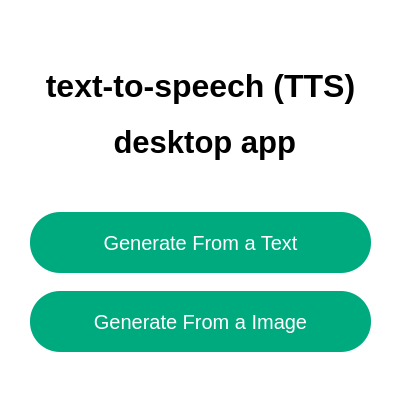
<?xml version="1.0" encoding="UTF-8"?>
<ui version="4.0">
 <class>MainWindow</class>
 <widget class="QMainWindow" name="MainWindow">
  <property name="geometry">
   <rect>
    <x>0</x>
    <y>0</y>
    <width>404</width>
    <height>413</height>
   </rect>
  </property>
  <property name="windowTitle">
   <string>MainWindow</string>
  </property>
  <property name="styleSheet">
   <string notr="true">background-color: rgb(255, 255, 255);</string>
  </property>
  <widget class="QWidget" name="centralwidget">
   <widget class="QPushButton" name="GotoImage_input">
    <property name="geometry">
     <rect>
      <x>30</x>
      <y>291</y>
      <width>341</width>
      <height>61</height>
     </rect>
    </property>
    <property name="font">
     <font>
      <pointsize>15</pointsize>
     </font>
    </property>
    <property name="styleSheet">
     <string notr="true">QPushButton { 
background-color:rgb(0, 170, 127);
color: white; 
border: none; 
padding: 10px; 
border-radius:30px;
 }</string>
    </property>
    <property name="text">
     <string>Generate From a Image</string>
    </property>
   </widget>
   <widget class="QPushButton" name="GotoText_input">
    <property name="geometry">
     <rect>
      <x>30</x>
      <y>212</y>
      <width>341</width>
      <height>61</height>
     </rect>
    </property>
    <property name="font">
     <font>
      <pointsize>15</pointsize>
     </font>
    </property>
    <property name="styleSheet">
     <string notr="true">QPushButton { 
background-color:rgb(0, 170, 127);
color: white; 
border: none; 
padding: 10px; 
border-radius:30px;
 }</string>
    </property>
    <property name="text">
     <string>Generate From a Text</string>
    </property>
   </widget>
   <widget class="QLabel" name="label">
    <property name="geometry">
     <rect>
      <x>30</x>
      <y>35</y>
      <width>341</width>
      <height>101</height>
     </rect>
    </property>
    <property name="font">
     <font>
      <pointsize>24</pointsize>
      <weight>75</weight>
      <bold>true</bold>
     </font>
    </property>
    <property name="text">
     <string>text-to-speech (TTS)</string>
    </property>
    <property name="alignment">
     <set>Qt::AlignCenter</set>
    </property>
   </widget>
   <widget class="QLabel" name="label_2">
    <property name="geometry">
     <rect>
      <x>30</x>
      <y>116</y>
      <width>341</width>
      <height>51</height>
     </rect>
    </property>
    <property name="font">
     <font>
      <pointsize>23</pointsize>
      <weight>75</weight>
      <bold>true</bold>
     </font>
    </property>
    <property name="text">
     <string> desktop app</string>
    </property>
    <property name="alignment">
     <set>Qt::AlignCenter</set>
    </property>
   </widget>
  </widget>
  <widget class="QStatusBar" name="statusbar"/>
 </widget>
 <resources/>
 <connections/>
</ui>
